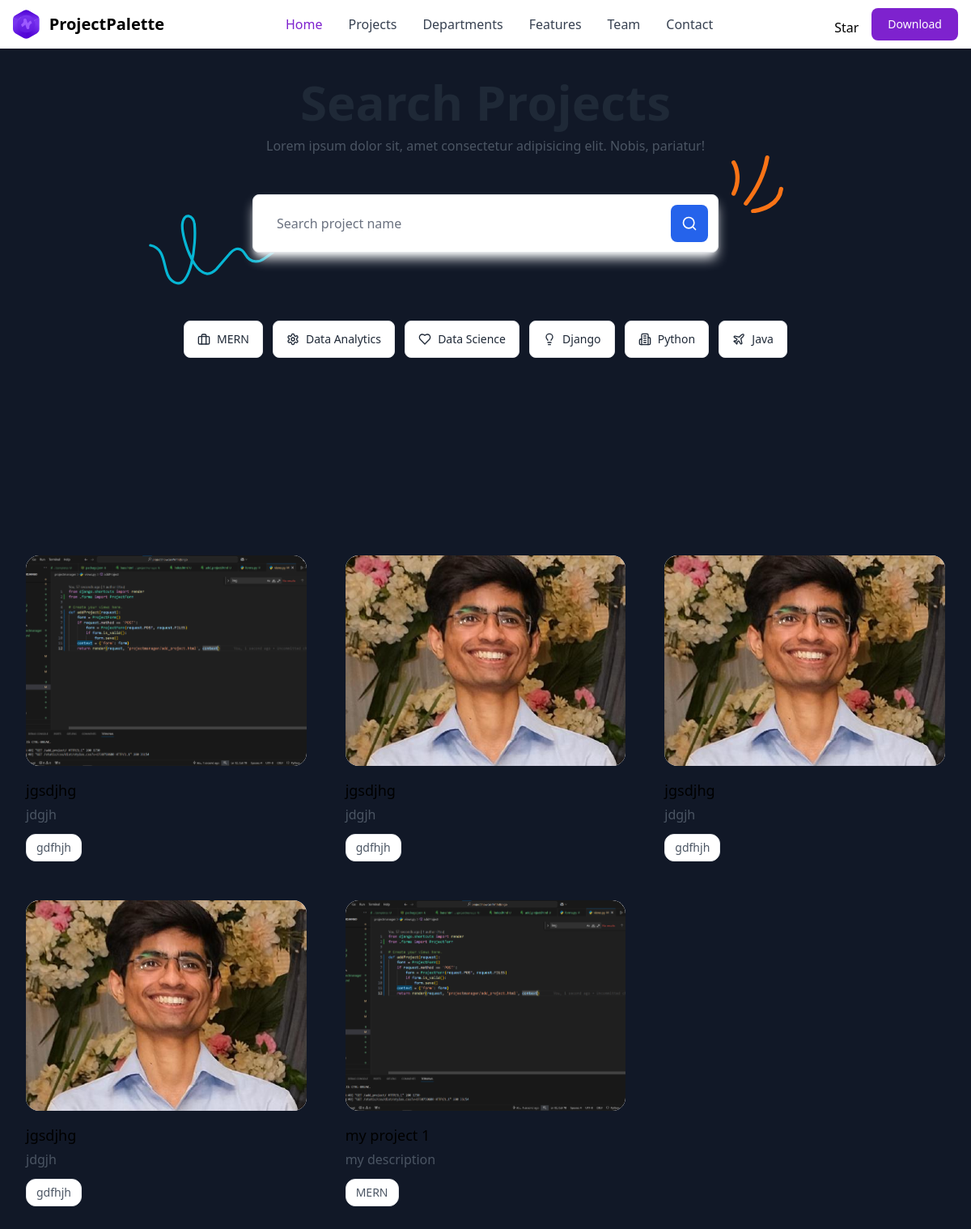
The app's page /browse/, older data.
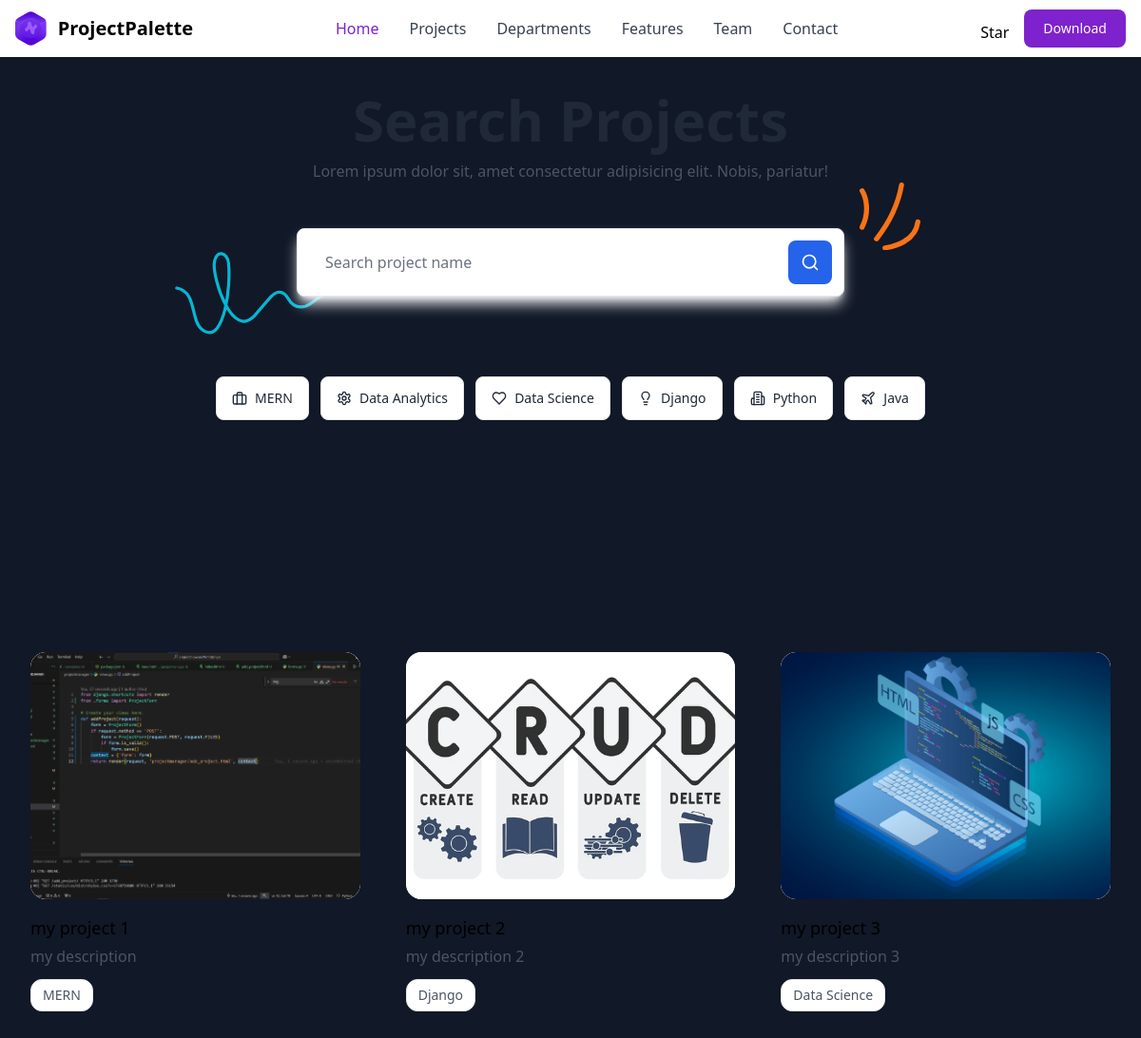
The same page, newer data.
### projectmanager/models.py (models this page shows, shortened)
class Project(models.Model):
    title = models.CharField(max_length=100)
    description = models.TextField()
    department = models.CharField(max_length=50, default='IT')
    technology = models.CharField(max_length=20)
    image = models.ImageField(upload_to='project_images/')
    video = models.FileField(upload_to='project_videos/', default='project_videos/default.mp4')
    student_name = models.CharField(max_length=100, default='Anonymous')
    student_github = models.URLField(max_length=200, default='')
    student_linkedin = models.URLField(max_length=200, default='')
    student_email = models.EmailField(max_length=100, default='')
    student_avatar = models.ImageField(upload_to='student_avatars/', default='student_avatars/default.png')
    enrollment_number = models.CharField(max_length=20, default='')
    created_at = models.DateTimeField(auto_now_add=True)

### projectmanager/views.py (the view)
# urls.py: path('browse/', views.listProjects, name='browse' ),
def listProjects(request):
    q = request.GET.get('q', None)
    technology = request.GET.get('technology', None)
    department = request.GET.get('department', None)
    projectList = Project.objects.all()
    if q:
        projectList = projectList.filter(title__icontains=q)
    if technology:
        projectList = projectList.filter(technology=technology)
    if  department:
        projectList = projectList.filter(department=department)
    context = {'projectList': projectList, 'q' : q}
    return render(request, 'projectmanager/browse_project.html', context)

### projectmanager/templates/projectmanager/browse_project.html (shortened to what the changed rows need)
{% extends 'projectmanager/base.html' %}
{% load static %}
{% block content %}
  <div class="relative overflow-hidden">
    <div class="max-w-[85rem] mx-auto px-4 sm:px-6 lg:px-8 py-10 sm:py-24">
      <div class="text-center">
        <h1 class="text-4xl sm:text-6xl font-bold text-gray-800 dark:text-neutral-200">
        </h1>
      </div>
    </div>
  </div>
  <div class="max-w-[85rem] mx-auto px-4 sm:px-6 lg:px-8 py-10 sm:py-24">
    <div class="py-12 grid grid-cols-1 md:grid-cols-2 lg:grid-cols-3 gap-4 sm:gap-6 md:gap-8 lg:gap-12">
      {% for project in projectList %}
        <a class="group flex flex-col focus:outline-none" href="/project-details/{{ project.id }}">
          <div class="aspect-w-16 aspect-h-12 overflow-hidden bg-gray-100 rounded-2xl dark:bg-neutral-800">
            <img class="group-hover:scale-105 group-focus:scale-105 transition-transform duration-500 ease-in-out object-cover rounded-2xl" src="{{ project.image.url }}" alt="Blog Image" />
          </div>
          <div class="pt-4">
            <h3 class="relative inline-block font-medium text-lg text-black before:absolute before:bottom-0.5 before:start-0 before:-z-[1] before:w-full before:h-1 before:bg-lime-400 before:transition before:origin-left before:scale-x-0 group-hover:before:scale-x-100 dark:text-white">{{ project.title }}</h3>
            <p class="mt-1 text-gray-600 dark:text-white-400">{{ project.description }}</p>
            <div class="mt-3 flex flex-wrap gap-2">
              <span class="py-1.5 px-3 bg-white text-gray-600 border border-gray-200 text-xs sm:text-sm rounded-xl dark:bg-neutral-900 dark:border-neutral-700 dark:text-neutral-400">{{ project.technology }}</span>
            </div>
          </div>
        </a>
      {% endfor %}
    </div>
  </div>
{% endblock %}

Row changes from the older to the newer data that the page shows:
removed Project: image (picture), title "jgsdjhg", description "jdgjh", technology "gdfhjh"
removed Project: image (picture), title "jgsdjhg", description "jdgjh", technology "gdfhjh"
removed Project: image (picture), title "jgsdjhg", description "jdgjh", technology "gdfhjh"
removed Project: image (picture), title "jgsdjhg", description "jdgjh", technology "gdfhjh"
added Project: image (picture), title "my project 2", description "my description 2", technology "Django"
added Project: image (picture), title "my project 3", description "my description 3", technology "Data Science"
